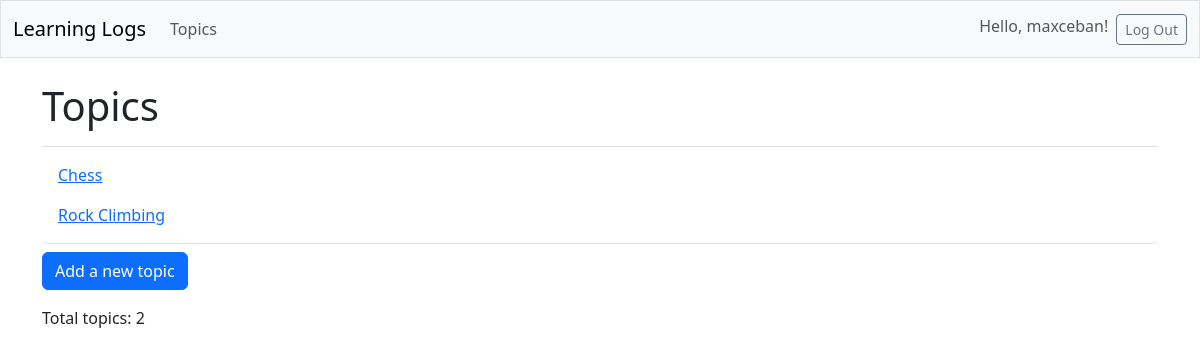
Page /topics/ (signed in) on the earlier database version.
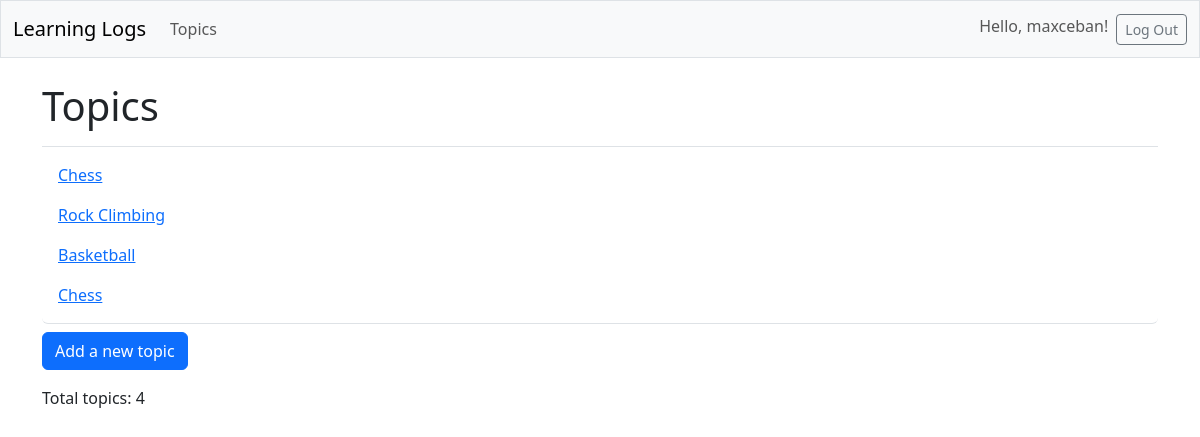
Same page on the later database version.
### learning_logs/models.py (models this page shows, shortened)
class Topic(models.Model):
    text = models.CharField(max_length=200)
    date_added = models.DateTimeField(auto_now_add=True)
    owner = models.ForeignKey(User, on_delete=models.CASCADE)

### learning_logs/views.py (the view)
# urls.py: path('topics/', views.topics, name='topics'),
@login_required
def topics(request):
    topics = Topic.objects.order_by('date_added')
    context = {'topics': topics}
    return render(request, 'learning_logs/topics.html', context)

### learning_logs/templates/learning_logs/topics.html (shortened to what this page needs)
<!DOCTYPE html>
<html lang="en">
<head>
</head>
<body>
    {% extends 'learning_logs/base.html' %}
    {% block page_header %}
        <h1>Topics</h1>
    {% endblock page_header %}
    {% block content%}
        <ul class="list-group border-bottom pb-2 mb-2">
            {% for topic in topics %}
            <li class="list-group-item border-0">
                <a href="{% url 'learning_logs:topic' topic.id %}">{{ topic.text }}</a>
            </li>
            {% empty %}
            <li class="list-group-item border-0">No topics have been added yet.</li>
            {% endfor %}
        </ul>
        <a href="{% url 'learning_logs:new_topic' %}" class="btn btn-primary">Add a new topic</a>
        {% if topics %}
            <p class="mt-3">Total topics: {{ topics|length }}</p>
        {% endif %}
    {% endblock content %}

Differences in the rows shown:
added Topic: text "Basketball"
added Topic: text "Chess"
Other differences:
{{ topics|length }}: "2" → "4"
